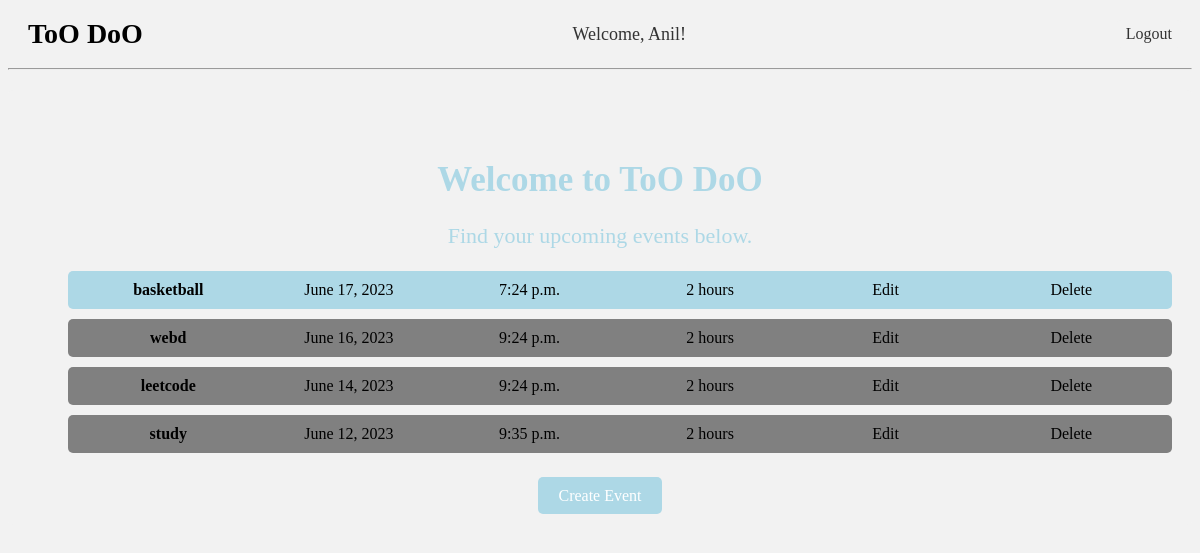
Page /home (signed in) on the committed database.
### events/models.py (models this page shows, shortened)
class Event(models.Model):
    user = models.ForeignKey(User, on_delete=models.CASCADE)
    name = models.CharField(max_length=255)
    date = models.DateField(default=datetime.date.today)  # Add default value
    start_time = models.TimeField()
    duration = models.IntegerField()

### events/views.py (the view)
# urls.py: path('home', views.index2, name='index2'),
@login_required
def index2(request):
    today = timezone.now().date()
    upcoming_events = Event.objects.filter(user=request.user, date__gte=today).order_by('date', 'start_time')
    expired_events = Event.objects.filter(user=request.user, date__lt=today).order_by('-date', '-start_time')
    return render(request, 'index2.html', {'upcoming_events': upcoming_events, 'expired_events': expired_events})

### events/templates/index2.html (shortened to what this page needs)
{% extends 'base.html' %}
{% block content %}
    <div style="text-align: center; margin-top: 50px;">
        <h1 style="color: lightblue; font-size: 35px;">Welcome to ToO DoO</h1>
        {% if user.is_authenticated %}
            <p style="color: lightblue;font-size: 22px;">Find your upcoming events below.</p>
            <ul style="list-style-type: none;">
                {% for event in upcoming_events %}
                    <li style="margin-bottom: 10px;">
                        <div style="display: flex; align-items: center; background-color: lightblue; color: black; padding: 10px; border-radius: 5px;">
                            <div style="flex-basis: 16.66%; font-weight: bold;">{{ event.name }}</div>
                            <div style="flex-basis: 16.66%;">{{ event.date }}</div>
                            <div style="flex-basis: 16.66%;">{{ event.start_time }}</div>
                            <div style="flex-basis: 16.66%;">{{ event.duration }} hours</div>
                            <div style="flex-basis: 16.66%;">
                                <a href="{% url 'edit_event' event.id %}" style="color: black; padding: 5px 10px; border-radius: 5px; text-decoration: none; margin-right: 10px;">Edit</a>
                            </div>
                            <div style="flex-basis: 16.66%;">
                                <a href="{% url 'delete_event' event.id %}" style="color: black; padding: 5px 10px; border-radius: 5px; text-decoration: none;">Delete</a>
                            </div>
                        </div>
                    </li>
                {% endfor %}
                {% for event in expired_events %}
                    <li style="margin-bottom: 10px;">
                        <div style="display: flex; align-items: center; background-color: gray; color: black; padding: 10px; border-radius: 5px;">
                            <div style="flex-basis: 16.66%; font-weight: bold;">{{ event.name }}</div>
                            <div style="flex-basis: 16.66%;">{{ event.date }}</div>
                            <div style="flex-basis: 16.66%;">{{ event.start_time }}</div>
                            <div style="flex-basis: 16.66%;">{{ event.duration }} hours</div>
                            <div style="flex-basis: 16.66%;">
                                <a href="{% url 'edit_event' event.id %}" style="color: black; padding: 5px 10px; border-radius: 5px; text-decoration: none; margin-right: 10px;">Edit</a>
                            </div>
                            <div style="flex-basis: 16.66%;">
                                <a href="{% url 'delete_event' event.id %}" style="color: black; padding: 5px 10px; border-radius: 5px; text-decoration: none;">Delete</a>
                            </div>
                        </div>
                    </li>
                {% endfor %}
            </ul>
            <br>
            <a href="{% url 'create_event' %}" style="background-color: lightblue; color: white; padding: 10px 20px; border-radius: 5px; text-decoration: none;">Create Event</a>
        {% endif %}
    </div>
{% endblock %}

### events/templates/base.html (shortened to what this page needs)
<!DOCTYPE html>
<html>
<head>
</head>
<body>
    <header>
        <h1 style="font-size: 28px;">
            {% if user.is_authenticated %}
                <a href="{% url 'index2' %}" style="color: black;">ToO DoO</a>
            {% else %}
                <a href="{% url 'index' %}" style="color: black;">ToO DoO</a>
            {% endif %}
        </h1>
        {% if user.is_authenticated %}
            <div class="username">Welcome, {{ user.username }}!</div>
            <a href="{% url 'logout' %}?next={% url 'index' %}" class="logout">Logout</a>
        {% else %}
            <a href="{% url 'login' %}">Login</a>
        {% endif %}
    </header>
    <hr>
    <main>
        {% block content %}
        {% endblock %}
    </main>
</body>
</html>

### events/templates/base.html (style rules this page uses)
body { background-color: #f2f2f2; }
header { background-color: #f2f2f2; padding: 10px; display: flex; justify-content: space-between; align-items: center; }
header h1 { color: black; font-size: 24px; margin: 0; transition: background-color 0.3s; }
header a { color: #333; text-decoration: none; padding: 5px 10px; border-radius: 5px; }
header .username { color: #333; text-decoration: none; padding: 5px 10px; border-radius: 5px; font-size: 18px; margin: 0 auto; }
header .logout { background-color: #f2f2f2; color: #333; margin-left: 10px; transition: background-color 0.3s; }
main { margin-top: 20px; background-color: #f2f2f2; padding: 20px; border-radius: 5px; }
main p { text-align: center; margin-top: 20px; }

### rows in the picture
Event: name "basketball", date "June 17, 2023", start_time "7:24 p.m.", duration "2"
Event: name "webd", date "June 16, 2023", start_time "9:24 p.m.", duration "2"
Event: name "leetcode", date "June 14, 2023", start_time "9:24 p.m.", duration "2"
Event: name "study", date "June 12, 2023", start_time "9:35 p.m.", duration "2"

### other values in the picture
{{ user.username }} "Anil"
